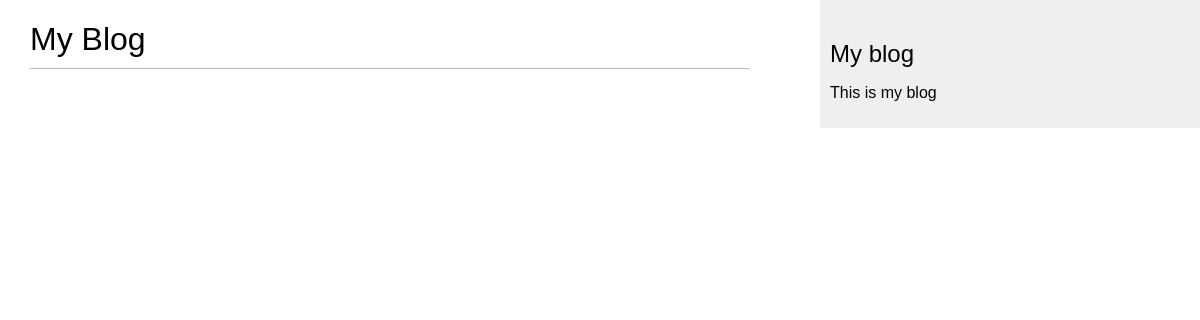
Page /blog/ on the earlier database version.
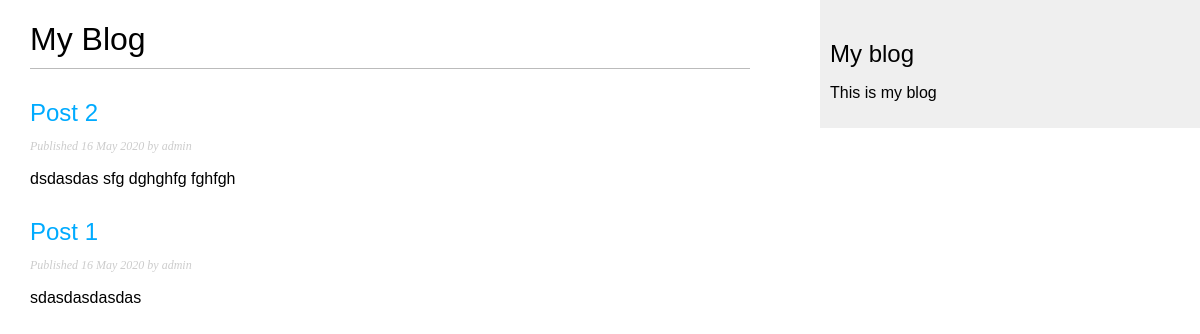
Same page on the later database version.
### blog/models.py (models this page shows, shortened)
class Post(models.Model):
    STATUS_CHOICES = (
        ('draft', 'Draft'),
        ('published', 'Published'),
    )
    title = models.CharField(max_length=250, blank=True)
    slug = models.SlugField(max_length=250, unique_for_date='publish')
    author = models.ForeignKey(User, on_delete=models.CASCADE, related_name='blog_post')
    body = models.TextField(blank=True)
    publish = models.DateTimeField(default=timezone.now)
    created = models.DateTimeField(auto_now_add=True)
    updated = models.DateTimeField(auto_now=True)
    status = models.CharField(max_length=10, choices=STATUS_CHOICES, default='draft')
    objects = models.Manager()      # Менеджер по умолчанию.
    published = PublishedManager()  # Наш новый менеджер.
    def get_absolute_url(self):
        return reverse(
            'blog:post_detail',
            args=[
                self.publish.year,
                self.publish.month,
                self.publish.day,
                self.slug,
            ]
        )
    class Meta:
        ordering = ('-publish',)

### blog/views.py (the view)
def post_list(request):
    posts = Post.published.all()
    return render(request, 'blog/post/list.html', {'posts': posts})

### blog/models.py (called while the page is built)
    def get_queryset(self):
        return super().get_queryset().filter(status='published')

### templates/blog/post/list.html (shortened to what this page needs)
{% extends "blog/base.html" %}
{% block content %}
    <h1>My Blog</h1>
    {% for post in posts %}
        <h2>
            <a href="{{ post.get_absolute_url }}">{{ post.title }}</a>
        </h2>
        <p class="date">Published {{ post.publish|date:'d M Y' }} by {{ post.author }}</p>
        {{ post.body|truncatewords:30|linebreaks }}
    {% endfor %}
{% endblock %}

### templates/blog/base.html (shortened to what this page needs)
{% load static %}
<!doctype html>
<html lang="en">
<head>
    <link rel="stylesheet" href="{% static "css/blog.css" %}">
</head>
<body>
    <div id="content">
        {% block content %}{% endblock %}
    </div>
    <div id="sidebar">
        <h2>My blog</h2>
        <p>This is my blog</p>
    </div>
</body>
</html>

### blog/static/css/blog.css (style rules this page uses)
body { margin:0; padding:0; font-family:helvetica, sans-serif; }
a { color:#00abff; text-decoration:none; }
h1 { font-weight:normal; border-bottom:1px solid #bbb; padding:0 0 10px 0; }
h2 { font-weight:normal; margin:30px 0 0; }
#content { float:left; width:60%; padding:0 0 0 30px; }
#sidebar { float:right; width:30%; padding:10px; background:#efefef; height:100%; }
p.date { color:#ccc; font-family: georgia, serif; font-size: 12px; font-style: italic; }

Differences in the rows shown:
added Post: title "Post 2", publish "16 May 2020", author "admin", body "dsdasdas sfg dghghfg fghfgh"
added Post: title "Post 1", publish "16 May 2020", author "admin", body "sdasdasdasdas"
